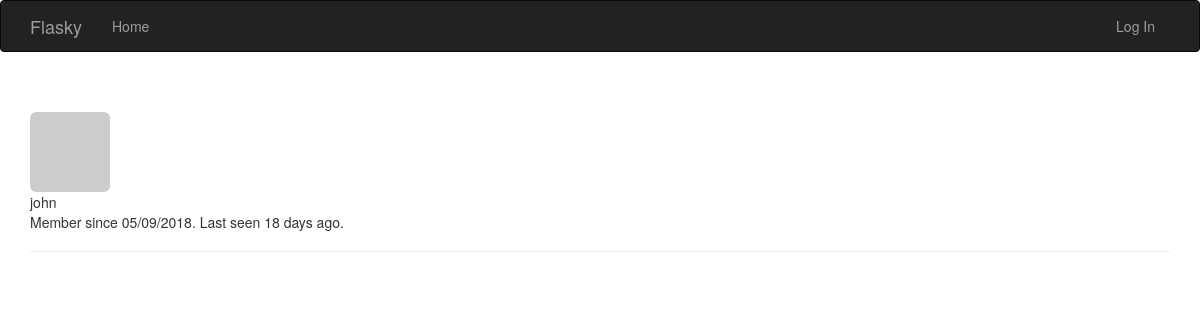
The page /user/john on the database as committed earlier.
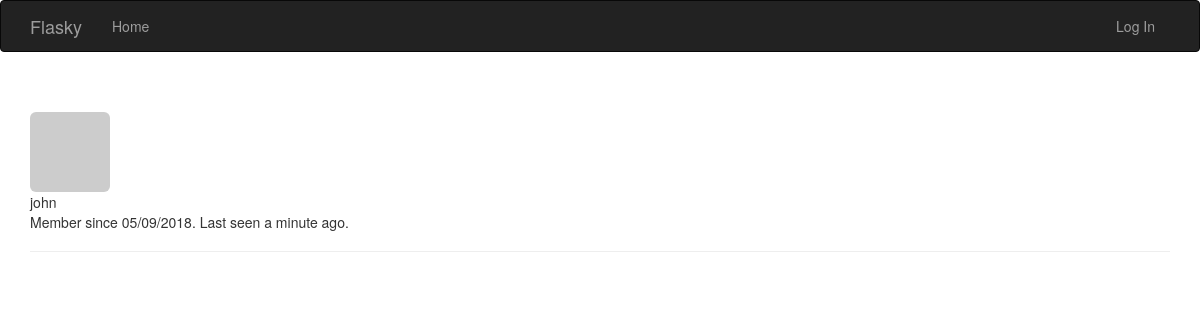
The same page on the database as committed later.
### app/models.py (models this page shows, shortened)
class User(UserMixin, db.Model):
    __tablename__ = 'users'
    id = db.Column(db.Integer, primary_key=True)
    email = db.Column(db.String(64), unique=True, index=True)
    username = db.Column(db.String(64), unique=True, index=True)
    role_id = db.Column(db.Integer, db.ForeignKey('roles.id'))
    test_column = db.Column(db.Integer, unique=True, index=True)
    password_hash = db.Column(db.String(128))
    confirmed = db.Column(db.Boolean, default=False)
    name = db.Column(db.String(64))
    location = db.Column(db.String(64))
    about_me = db.Column(db.Text())
    member_since = db.Column(db.DateTime(), default=datetime.utcnow)
    last_seen = db.Column(db.DateTime(), default=datetime.utcnow)
    avatar_hash = db.Column(db.String(32))
    comments = db.relationship('Comment', backref='author', lazy='dynamic')
    @property
    def password(self):
        raise AttributeError('password is not a readable attribute')
    def gravatar(self, size=50, default='identicon', rating='g'):
        url = 'https://secure.gravatar.com/avatar'
        hash = self.avatar_hash or self.gravatar_hash()
        return '{url}/{hash}?s={size}&d={default}&r={rating}'.format(
            url=url, hash=hash, size=size, default=default, rating=rating)

### app/main/views.py (the view)
@main.route('/user/<username>')
def user(username):
    user = User.query.filter_by(username=username).first_or_404()
    return render_template('user.html', user=user)

### app/auth/views.py (called while the page is built)
@auth.before_app_request
def before_request():
	if current_user.is_authenticated:
		current_user.ping()
		if not current_user.confirmed\
			and request.endpoint \
			and request.blueprint != 'auth' \
			and request.endpoint != 'static':
			return redirect(url_for('auth.unconfirmed'))

### app/main/__init__.py (called while the page is built)
@main.app_context_processor
def imject_permissions():
	return dict(Permission=Permission)

### app/models.py (called while the page is built)
    def is_administrator(self):
        return False

### app/templates/user.html (shortened to what this page needs)
{% extends "base.html" %}
{% block page_content %}
<div class="page-header">
    <img class="img-rounded profile-thumbnail" src="{{user.gravatar(size=256) }}">
    <div class="profile-header"
        <h5>{{user.username}}</h5>
        <p>Member since {{moment(user.member_since).format('L') }}. Last seen {{moment(user.last_seen).fromNow() }}.</p>
    </div>
</div>
{% endblock %}

### app/templates/base.html (shortened to what this page needs)
{% extends "bootstrap/base.html" %}
{% block head %}
{{ super() }}
{% endblock %}
{% block navbar %}
<div class="navbar navbar-inverse" role="navigation">
    <div class="container">
        <div class="navbar-header">
            <a class="navbar-brand" href="{{url_for('main.search')}}">Flasky</a>
        </div>
        <div class="navbar-collapse collapse">
            <ul class="nav navbar-nav">
                <li><a href="{{ url_for('main.search')}}">Home</a></li>
            </ul>
            <ul class="nav navbar-nav navbar-right">
                {% if current_user.is_authenticated %}
                <li class="dropdown">
                    <a href="#" class="dropdown-toggle" data-toggle="dropdown">Account <b class="caret"></b></a>
                    <ul class="dropdown-menu">
                        <li><a href="{{url_for('auth.change_password') }}">Change Password</a></li>
                        <li><a href="{{ url_for('auth.change_email_request') }}">Change Email</a></li>
                        <li><a href="{{url_for('auth.logout')}}">Log Out</a></li>
                    </ul>
                </li>
                {% else %}
                <li><a href="{{url_for('auth.login')}}">Log In</a></li>
                {% endif %}
            </ul>
        </div>
    </div>
</div>
{% endblock %}
{% block content %}
<div class="container">
    {% block page_content %}{% endblock %}
</div>
{% endblock %}

Rows that differ between the two databases and show on the page:
changed User "john": last_seen "18 days ago" → "a minute ago"
